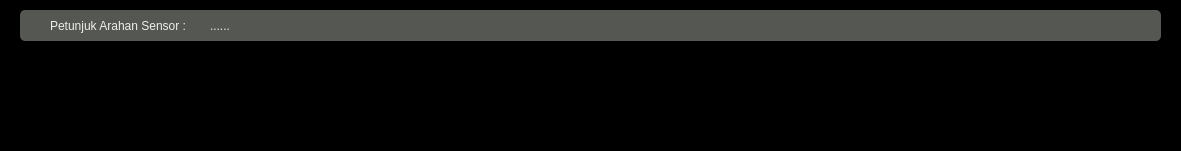
   <widget class="QFrame" name="frame_8">
    <property name="geometry">
     <rect>
      <x>10</x>
      <y>560</y>
      <width>1181</width>
      <height>151</height>
     </rect>
    </property>
    <property name="styleSheet">
     <string notr="true">background-color:rgb(0, 0, 0);
border-radius:5px
</string>
    </property>
    <property name="frameShape">
     <enum>QFrame::StyledPanel</enum>
    </property>
    <property name="frameShadow">
     <enum>QFrame::Raised</enum>
    </property>
    <widget class="Line" name="line">
     <property name="geometry">
      <rect>
       <x>20</x>
       <y>10</y>
       <width>1141</width>
       <height>31</height>
      </rect>
     </property>
     <property name="styleSheet">
      <string notr="true">background-color:rgb(85, 87, 83)</string>
     </property>
     <property name="orientation">
      <enum>Qt::Horizontal</enum>
     </property>
    </widget>
    <widget class="QLabel" name="txtSensorActionMessage_2">
     <property name="geometry">
      <rect>
       <x>50</x>
       <y>10</y>
       <width>151</width>
       <height>31</height>
      </rect>
     </property>
     <property name="styleSheet">
      <string notr="true">color:rgb(238, 238, 236);
background-color: rgba(0,0,0,0%);</string>
     </property>
     <property name="text">
      <string>Petunjuk Arahan Sensor :</string>
     </property>
     <property name="alignment">
      <set>Qt::AlignLeading|Qt::AlignLeft|Qt::AlignVCenter</set>
     </property>
    </widget>
    <widget class="QLabel" name="txtSensorActionMessage">
     <property name="geometry">
      <rect>
       <x>210</x>
       <y>10</y>
       <width>161</width>
       <height>31</height>
      </rect>
     </property>
     <property name="styleSheet">
      <string notr="true">color:rgb(238, 238, 236);
background-color: rgba(0,0,0,0%);</string>
     </property>
     <property name="text">
      <string>......</string>
     </property>
     <property name="alignment">
      <set>Qt::AlignLeading|Qt::AlignLeft|Qt::AlignVCenter</set>
     </property>
    </widget>
   </widget>
